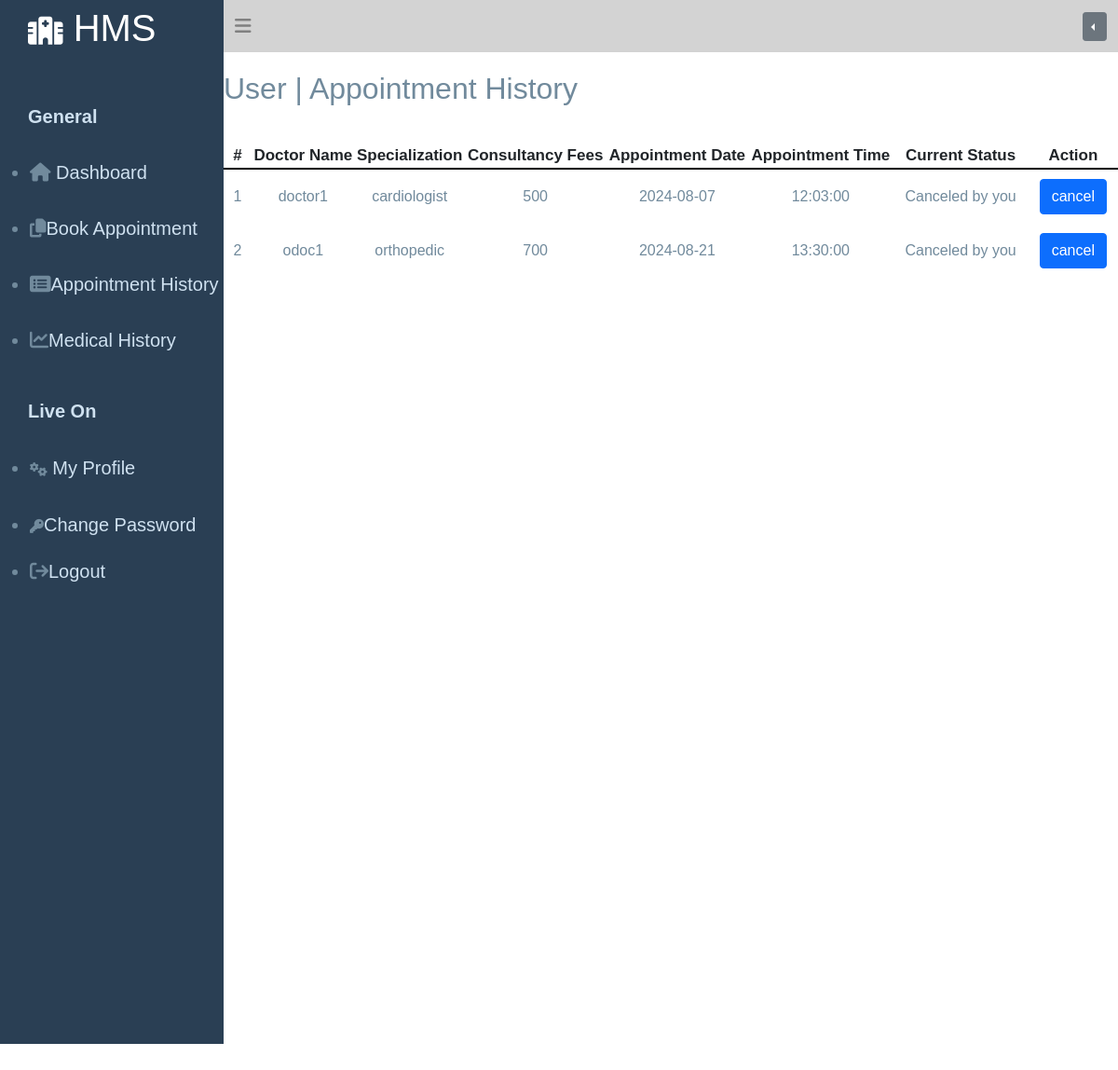
The app's page /user_apoint_hist.php (signed in) with its own data.
### tables this page shows
CREATE TABLE `appointment` (
  `id` int(11) NOT NULL,
  `user_name` varchar(20) NOT NULL,
  `user_email` varchar(40) NOT NULL,
  `user_contact` bigint(10) NOT NULL,
  `specialization` varchar(20) NOT NULL,
  `doctor_name` varchar(50) NOT NULL,
  `fees` bigint(6) NOT NULL,
  `appoint_date` date NOT NULL,
  `appoint_time` time NOT NULL,
  `user_status` int(10) NOT NULL,
  `doc_status` int(10) NOT NULL
);

### logic.php (called while the page is built, shortened)
<?php
class mydb{
  function dbconct(){
      $this->host="127.0.0.1";
      $this->username="root";
      $this->password="";
      $this->dbname="hosp";
      $myconn=new mysqli($this->host,$this->username,$this->password,$this->dbname);
      return $myconn;
        }
  }
  class myselectquery1 extends mydb{
    public function slctdt1($table1,$condition1){
      $data1="SELECT * FROM $table1 WHERE $condition1";
      $slct_query1=$this->dbconct()->query($data1);
      if($slct_query1->num_rows>0){
        while($getrow=$slct_query1->fetch_assoc()){
          $getresult[]=$getrow;
        }
        return $getresult;
      }
    }
  }
?>

### user_apoint_hist.php (the view, shortened to what this page needs)
<!DOCTYPE html>
<html lang="en">
<head>
  <link rel="stylesheet" href="style.css">
  <link rel="stylesheet" href="https://cdnjs.cloudflare.com/ajax/libs/font-awesome/6.6.0/css/all.min.css" />
  <link href="https://cdn.jsdelivr.net/npm/bootstrap@5.0.2/dist/css/bootstrap.min.css" rel="stylesheet">
</head>
<body>
<div class="sidebar">
  <?php
  include "logic.php";
  include "user_sidebar.php";
   ?>
</div>
<div class="navb">
  <div class="bar">
<?php include "user_header.php"; ?>
</div>
<div class="data">
<h2 style="color:rgb(113,138,156); margin-top:20px;">User | Appointment History</h2>
<div class="hist">
<?php
   $email=$_SESSION['email'];
  $myobj=new myselectquery1();
  $table1="appointment";
  $condition1="user_email='$email'";
  $count=1;
  $slct1=$myobj->slctdt1($table1,$condition1);
  echo '<table class="data_table">
      <tr>
      <th>#</th>
      <th>Doctor Name</th>
      <th>Specialization</th>
      <th>Consultancy Fees</th>
      <th>Appointment Date</th>
      <th>Appointment Time</th>
      <th>Current Status</th>
      <th>Action</th>
    </tr>
    ';
    foreach($slct1 as $fin){
        if(($fin['user_status']==0) && $fin['doc_status']==1){
          $val="Canceled by you";
        }
      echo '
      <tr>
      <td>'.$count.'</td>
      <td>'.$fin['doctor_name'].'</td>
      <td>'.$fin['specialization'].'</td>
      <td>'.$fin['fees'].'</td>
      <td>'.$fin['appoint_date'].'</td>
      <td>'.$fin['appoint_time'].'</td>
      <td>'.$val.'</td>
      <td><form action="#" method="post">
      <input type="submit" class="btn btn-primary" name="cancel" value="cancel" onclick="return check()">
      </form>
      </td>
      </tr>
      ';
      $count=$count+1;
    }
    echo '</table>';
?>
</div>
</div>
</div>
</body>
</html>

### style.css (style rules this page uses)
* { margin:0; padding:0; font-family: Arial, Helvetica, sans-serif; }
.sidebar { color:rgb(113, 138, 156); width:20%; height: 70rem; float:left; background-color:rgb(42, 63, 84); }
.navb { width:80%; height:60rem; float: left; }
.hist { margin-top:40px; }
.data_table { width:100%; }
.data_table th { border-bottom:2px solid black; text-align: center; font-size:17px; }
.data_table td { text-align: center; padding:10px 10px; color:rgb(113, 138, 156); }

### records on screen
appointment: doctor_name "doctor1", specialization "cardiologist", fees "500", appoint_date "2024-08-07", appoint_time "12:03:00", val "Canceled by you"
appointment: doctor_name "odoc1", specialization "orthopedic", fees "700", appoint_date "2024-08-21", appoint_time "13:30:00", val "Canceled by you"
